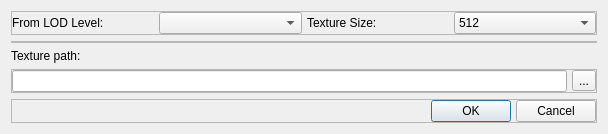
<?xml version="1.0" encoding="UTF-8"?>
<ui version="4.0">
 <class>QtPlaneLODDialog</class>
 <widget class="QDialog" name="QtPlaneLODDialog">
  <property name="geometry">
   <rect>
    <x>0</x>
    <y>0</y>
    <width>608</width>
    <height>132</height>
   </rect>
  </property>
  <property name="windowTitle">
   <string>Create Plane LOD</string>
  </property>
  <layout class="QVBoxLayout" name="verticalLayout">
   <item>
    <widget class="QFrame" name="frame_2">
     <property name="frameShape">
      <enum>QFrame::StyledPanel</enum>
     </property>
     <property name="frameShadow">
      <enum>QFrame::Raised</enum>
     </property>
     <layout class="QHBoxLayout" name="horizontalLayout_2">
      <property name="spacing">
       <number>5</number>
      </property>
      <property name="margin">
       <number>0</number>
      </property>
      <item>
       <widget class="QLabel" name="label">
        <property name="text">
         <string>From LOD Level:</string>
        </property>
       </widget>
      </item>
      <item>
       <widget class="QComboBox" name="lodLevelBox"/>
      </item>
      <item>
       <widget class="QLabel" name="label_3">
        <property name="text">
         <string>Texture Size:</string>
        </property>
       </widget>
      </item>
      <item>
       <widget class="QComboBox" name="textureSizeBox">
        <property name="currentIndex">
         <number>2</number>
        </property>
        <item>
         <property name="text">
          <string>128</string>
         </property>
        </item>
        <item>
         <property name="text">
          <string>256</string>
         </property>
        </item>
        <item>
         <property name="text">
          <string>512</string>
         </property>
        </item>
        <item>
         <property name="text">
          <string>1024</string>
         </property>
        </item>
       </widget>
      </item>
     </layout>
    </widget>
   </item>
   <item>
    <widget class="QFrame" name="frame_4">
     <property name="frameShape">
      <enum>QFrame::StyledPanel</enum>
     </property>
     <property name="frameShadow">
      <enum>QFrame::Raised</enum>
     </property>
     <layout class="QHBoxLayout" name="horizontalLayout_4">
      <property name="spacing">
       <number>5</number>
      </property>
      <property name="margin">
       <number>0</number>
      </property>
     </layout>
    </widget>
   </item>
   <item>
    <widget class="QLabel" name="label_2">
     <property name="text">
      <string>Texture path:</string>
     </property>
    </widget>
   </item>
   <item>
    <widget class="QFrame" name="frame_3">
     <property name="frameShape">
      <enum>QFrame::StyledPanel</enum>
     </property>
     <property name="frameShadow">
      <enum>QFrame::Raised</enum>
     </property>
     <layout class="QHBoxLayout" name="horizontalLayout_3">
      <property name="spacing">
       <number>5</number>
      </property>
      <property name="margin">
       <number>0</number>
      </property>
      <item>
       <widget class="QLineEdit" name="textureLineEdit">
        <property name="readOnly">
         <bool>true</bool>
        </property>
       </widget>
      </item>
      <item>
       <widget class="QToolButton" name="textureButton">
        <property name="text">
         <string>...</string>
        </property>
       </widget>
      </item>
     </layout>
    </widget>
   </item>
   <item>
    <spacer name="verticalSpacer">
     <property name="orientation">
      <enum>Qt::Vertical</enum>
     </property>
     <property name="sizeHint" stdset="0">
      <size>
       <width>20</width>
       <height>40</height>
      </size>
     </property>
    </spacer>
   </item>
   <item>
    <widget class="QFrame" name="frame">
     <property name="frameShape">
      <enum>QFrame::StyledPanel</enum>
     </property>
     <property name="frameShadow">
      <enum>QFrame::Raised</enum>
     </property>
     <layout class="QHBoxLayout" name="horizontalLayout">
      <property name="spacing">
       <number>5</number>
      </property>
      <property name="margin">
       <number>0</number>
      </property>
      <item>
       <spacer name="horizontalSpacer">
        <property name="orientation">
         <enum>Qt::Horizontal</enum>
        </property>
        <property name="sizeHint" stdset="0">
         <size>
          <width>40</width>
          <height>20</height>
         </size>
        </property>
       </spacer>
      </item>
      <item>
       <widget class="QPushButton" name="okButton">
        <property name="text">
         <string>OK</string>
        </property>
       </widget>
      </item>
      <item>
       <widget class="QPushButton" name="cancelButton">
        <property name="text">
         <string>Cancel</string>
        </property>
       </widget>
      </item>
     </layout>
    </widget>
   </item>
  </layout>
 </widget>
 <resources>
  <include location="QtIcons.qrc"/>
 </resources>
 <connections/>
</ui>
